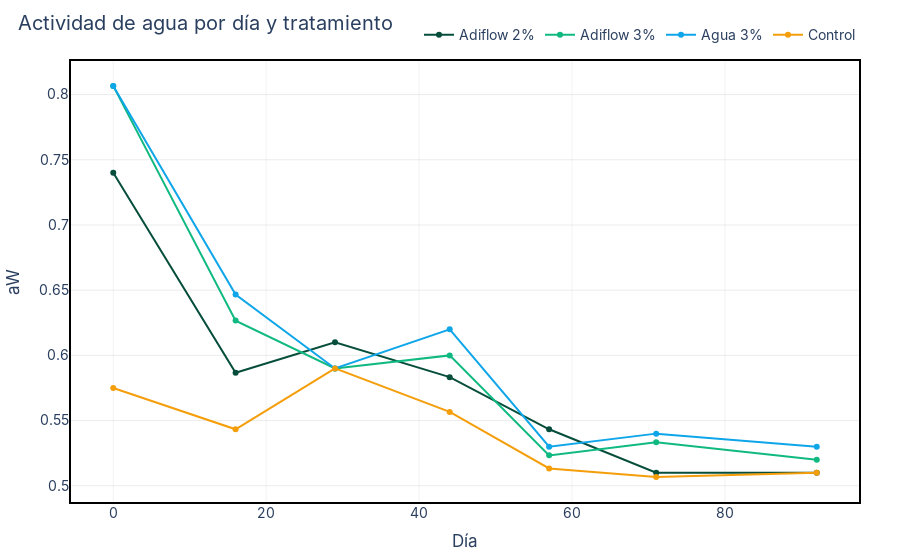

The code cell stored with this chart in its notebook:
### Code cell
fig_demo = lineplot_corporativo_html(
    datos,
    x="Día",
    y="Aw*",
    color="Tratamiento",
    title="Actividad de agua por día y tratamiento",
    yaxis_title="aW",
    xaxis_title="Día",
    #palette=palette_demo,
    #save_path=f"{ROOT_IMAGEN}/aw_dia_tratamiento.html",
    frame=True,
    include_plotlyjs="cdn"
)
s3.save_plotly_html(fig_demo, "aw_dia_tratamiento.html")
fig_demo

### Figure 1 — Plotly figure (JSON) as saved in the notebook; plotly's stock layout.template omitted (floating-point values rounded to 4 significant figures)
{"data": [{"hovertemplate": "<b>Tratamiento</b>: Adiflow 2%<br><b>Día</b>: %{x}<br><b>Aw*</b>: %{y:.3f}<extra></extra>", "line": {"color": "#064E3B", "width": 2}, "marker": {"size": 6}, "mode": "lines+markers", "name": "Adiflow 2%", "type": "scatter", "x": [0, 16, 29, 44, 57, 71, 92], "y": [0.74, 0.5867, 0.61, 0.5833, 0.5433, 0.51, 0.51]}, {"hovertemplate": "<b>Tratamiento</b>: Adiflow 3%<br><b>Día</b>: %{x}<br><b>Aw*</b>: %{y:.3f}<extra></extra>", "line": {"color": "#10B981", "width": 2}, "marker": {"size": 6}, "mode": "lines+markers", "name": "Adiflow 3%", "type": "scatter", "x": [0, 16, 29, 44, 57, 71, 92], "y": [0.8067, 0.6267, 0.59, 0.6, 0.5233, 0.5333, 0.52]}, {"hovertemplate": "<b>Tratamiento</b>: Agua 3%<br><b>Día</b>: %{x}<br><b>Aw*</b>: %{y:.3f}<extra></extra>", "line": {"color": "#0EA5E9", "width": 2}, "marker": {"size": 6}, "mode": "lines+markers", "name": "Agua 3%", "type": "scatter", "x": [0, 16, 29, 44, 57, 71, 92], "y": [0.8067, 0.6467, 0.59, 0.62, 0.53, 0.54, 0.53]}, {"hovertemplate": "<b>Tratamiento</b>: Control<br><b>Día</b>: %{x}<br><b>Aw*</b>: %{y:.3f}<extra></extra>", "line": {"color": "#F59E0B", "width": 2}, "marker": {"size": 6}, "mode": "lines+markers", "name": "Control", "type": "scatter", "x": [0, 16, 29, 44, 57, 71, 92], "y": [0.575, 0.5433, 0.59, 0.5567, 0.5133, 0.5067, 0.51]}], "layout": {"font": {"family": "Inter, Arial, sans-serif", "size": 14}, "legend": {"orientation": "h", "x": 1, "xanchor": "right", "y": 1.02, "yanchor": "bottom"}, "margin": {"b": 50, "l": 60, "r": 40, "t": 60}, "paper_bgcolor": "white", "plot_bgcolor": "white", "shapes": [{"fillcolor": "rgba(0,0,0,0)", "layer": "above", "line": {"color": "black", "width": 2}, "type": "rect", "x0": 0, "x1": 1, "xref": "paper", "y0": 0, "y1": 1, "yref": "paper"}], "title": {"text": "Actividad de agua por día y tratamiento", "x": 0.02, "xanchor": "left"}, "xaxis": {"gridcolor": "rgba(0,0,0,0.05)", "gridwidth": 1, "showgrid": true, "title": {"text": "Día"}, "zeroline": false}, "yaxis": {"gridcolor": "rgba(0,0,0,0.08)", "gridwidth": 1, "showgrid": true, "title": {"text": "aW"}, "zeroline": false}}}
